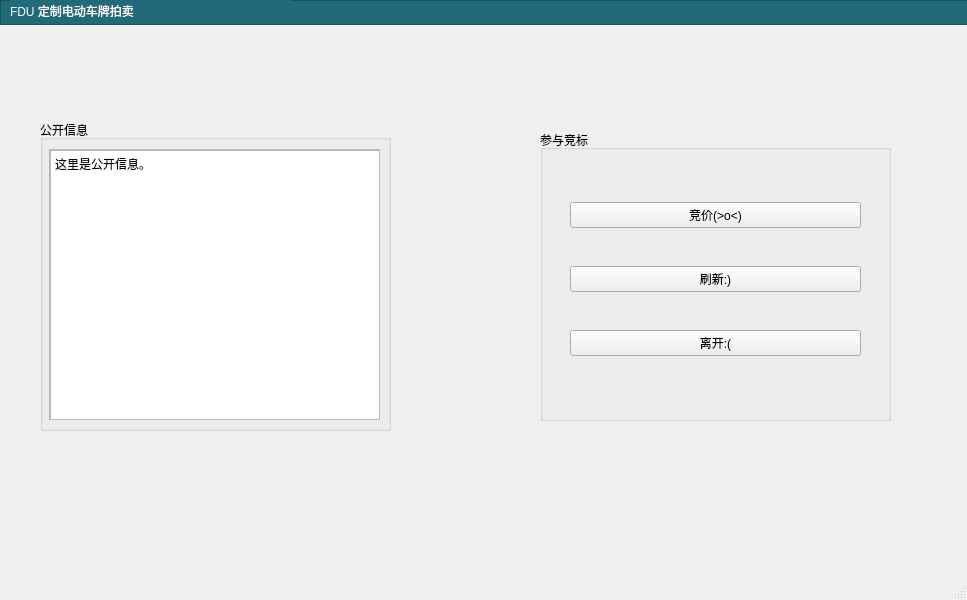
<?xml version="1.0" encoding="UTF-8"?>
<ui version="4.0">
 <class>MainWindow</class>
 <widget class="QMainWindow" name="MainWindow">
  <property name="geometry">
   <rect>
    <x>0</x>
    <y>0</y>
    <width>967</width>
    <height>600</height>
   </rect>
  </property>
  <property name="windowTitle">
   <string>MainWindow</string>
  </property>
  <widget class="QWidget" name="centralwidget">
   <widget class="QFrame" name="upperline">
    <property name="geometry">
     <rect>
      <x>0</x>
      <y>0</y>
      <width>970</width>
      <height>25</height>
     </rect>
    </property>
    <property name="styleSheet">
     <string notr="true">background-color : rgb(32, 106, 122);</string>
    </property>
    <property name="frameShape">
     <enum>QFrame::StyledPanel</enum>
    </property>
    <property name="frameShadow">
     <enum>QFrame::Raised</enum>
    </property>
    <widget class="QLabel" name="FDU_label">
     <property name="geometry">
      <rect>
       <x>10</x>
       <y>0</y>
       <width>281</width>
       <height>21</height>
      </rect>
     </property>
     <property name="styleSheet">
      <string notr="true">color: rgb(255, 255, 255);
font: 11pt &quot;黑体&quot;;</string>
     </property>
     <property name="text">
      <string>FDU 定制电动车牌拍卖</string>
     </property>
    </widget>
   </widget>
   <widget class="QGroupBox" name="announcementbox">
    <property name="geometry">
     <rect>
      <x>40</x>
      <y>120</y>
      <width>351</width>
      <height>311</height>
     </rect>
    </property>
    <property name="title">
     <string>公开信息</string>
    </property>
    <widget class="QScrollArea" name="anouncementscrollarea_2">
     <property name="geometry">
      <rect>
       <x>9</x>
       <y>29</y>
       <width>331</width>
       <height>271</height>
      </rect>
     </property>
     <property name="widgetResizable">
      <bool>true</bool>
     </property>
     <widget class="QWidget" name="anouncementscrollarea">
      <property name="geometry">
       <rect>
        <x>0</x>
        <y>0</y>
        <width>329</width>
        <height>269</height>
       </rect>
      </property>
      <widget class="QTextBrowser" name="announcementtext">
       <property name="geometry">
        <rect>
         <x>0</x>
         <y>0</y>
         <width>331</width>
         <height>271</height>
        </rect>
       </property>
       <property name="html">
        <string>&lt;!DOCTYPE HTML PUBLIC &quot;-//W3C//DTD HTML 4.0//EN&quot; &quot;http://www.w3.org/TR/REC-html40/strict.dtd&quot;&gt;
&lt;html&gt;&lt;head&gt;&lt;meta name=&quot;qrichtext&quot; content=&quot;1&quot; /&gt;&lt;style type=&quot;text/css&quot;&gt;
p, li { white-space: pre-wrap; }
&lt;/style&gt;&lt;/head&gt;&lt;body style=&quot; font-family:'SimSun'; font-size:9pt; font-weight:400; font-style:normal;&quot;&gt;
&lt;p style=&quot; margin-top:0px; margin-bottom:0px; margin-left:0px; margin-right:0px; -qt-block-indent:0; text-indent:0px;&quot;&gt;这里是公开信息。&lt;/p&gt;&lt;/body&gt;&lt;/html&gt;</string>
       </property>
      </widget>
     </widget>
    </widget>
   </widget>
   <widget class="QGroupBox" name="OperationButtonbox">
    <property name="geometry">
     <rect>
      <x>540</x>
      <y>130</y>
      <width>351</width>
      <height>291</height>
     </rect>
    </property>
    <property name="title">
     <string>参与竞标</string>
    </property>
    <widget class="QWidget" name="gridLayoutWidget">
     <property name="geometry">
      <rect>
       <x>30</x>
       <y>40</y>
       <width>291</width>
       <height>221</height>
      </rect>
     </property>
     <layout class="QGridLayout" name="gridLayout">
      <item row="0" column="0">
       <widget class="QPushButton" name="bidbutton">
        <property name="text">
         <string>竞价(&gt;o&lt;)</string>
        </property>
       </widget>
      </item>
      <item row="1" column="0">
       <widget class="QPushButton" name="refreshbutton">
        <property name="text">
         <string>刷新:)</string>
        </property>
       </widget>
      </item>
      <item row="2" column="0">
       <widget class="QPushButton" name="leavebutton">
        <property name="text">
         <string>离开:(</string>
        </property>
       </widget>
      </item>
     </layout>
    </widget>
   </widget>
  </widget>
  <widget class="QMenuBar" name="menubar">
   <property name="geometry">
    <rect>
     <x>0</x>
     <y>0</y>
     <width>967</width>
     <height>22</height>
    </rect>
   </property>
  </widget>
  <widget class="QStatusBar" name="statusbar"/>
 </widget>
 <resources/>
 <connections/>
</ui>
